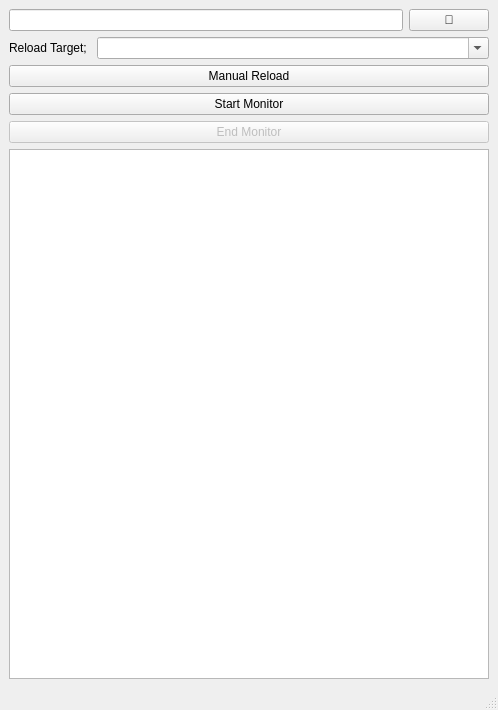
<?xml version="1.0" encoding="UTF-8"?>
<ui version="4.0">
 <class>MainWindow</class>
 <widget class="QMainWindow" name="MainWindow">
  <property name="geometry">
   <rect>
    <x>0</x>
    <y>0</y>
    <width>498</width>
    <height>710</height>
   </rect>
  </property>
  <property name="windowTitle">
   <string>MayaRepacker</string>
  </property>
  <widget class="QWidget" name="centralwidget">
   <layout class="QVBoxLayout" name="verticalLayout">
    <item>
     <layout class="QHBoxLayout" name="horizontalLayout">
      <item>
       <widget class="QLineEdit" name="PathLineEdit">
        <property name="enabled">
         <bool>true</bool>
        </property>
        <property name="readOnly">
         <bool>true</bool>
        </property>
       </widget>
      </item>
      <item>
       <widget class="QPushButton" name="OpenFolderButton">
        <property name="enabled">
         <bool>true</bool>
        </property>
        <property name="text">
         <string>📁</string>
        </property>
       </widget>
      </item>
     </layout>
    </item>
    <item>
     <layout class="QHBoxLayout" name="horizontalLayout_2">
      <item>
       <widget class="QLabel" name="label">
        <property name="sizePolicy">
         <sizepolicy hsizetype="Fixed" vsizetype="Preferred">
          <horstretch>0</horstretch>
          <verstretch>0</verstretch>
         </sizepolicy>
        </property>
        <property name="text">
         <string>Reload Target; </string>
        </property>
       </widget>
      </item>
      <item>
       <widget class="QComboBox" name="ReloadTargetBox">
        <property name="sizePolicy">
         <sizepolicy hsizetype="Preferred" vsizetype="Fixed">
          <horstretch>0</horstretch>
          <verstretch>0</verstretch>
         </sizepolicy>
        </property>
        <property name="editable">
         <bool>true</bool>
        </property>
       </widget>
      </item>
     </layout>
    </item>
    <item>
     <widget class="QPushButton" name="ManualReloadButton">
      <property name="text">
       <string>Manual Reload</string>
      </property>
     </widget>
    </item>
    <item>
     <widget class="QPushButton" name="StartMonitorButton">
      <property name="text">
       <string>Start Monitor</string>
      </property>
     </widget>
    </item>
    <item>
     <widget class="QPushButton" name="EndMonitorButton">
      <property name="enabled">
       <bool>false</bool>
      </property>
      <property name="text">
       <string>End Monitor</string>
      </property>
     </widget>
    </item>
    <item>
     <widget class="QPlainTextEdit" name="ConsoleTextEdit"/>
    </item>
   </layout>
  </widget>
  <widget class="QMenuBar" name="menubar">
   <property name="geometry">
    <rect>
     <x>0</x>
     <y>0</y>
     <width>498</width>
     <height>24</height>
    </rect>
   </property>
  </widget>
  <widget class="QStatusBar" name="statusbar"/>
 </widget>
 <resources/>
 <connections/>
</ui>
